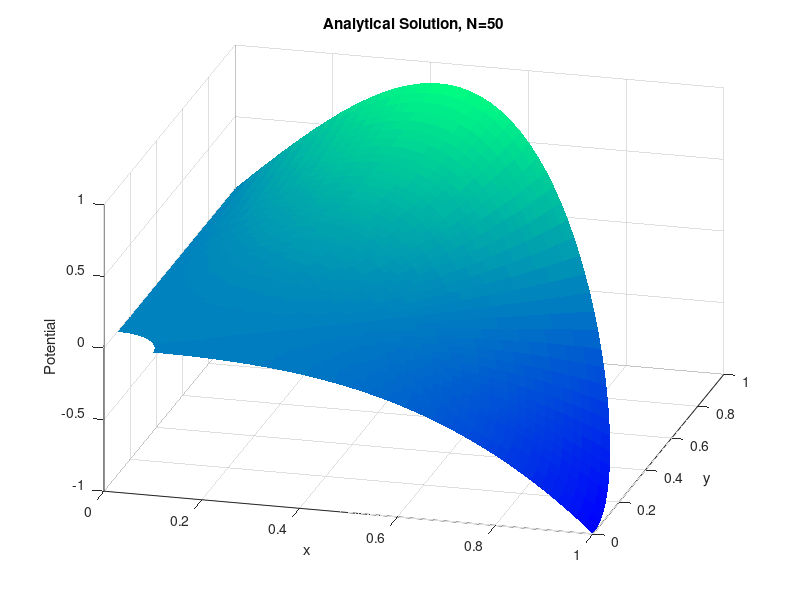
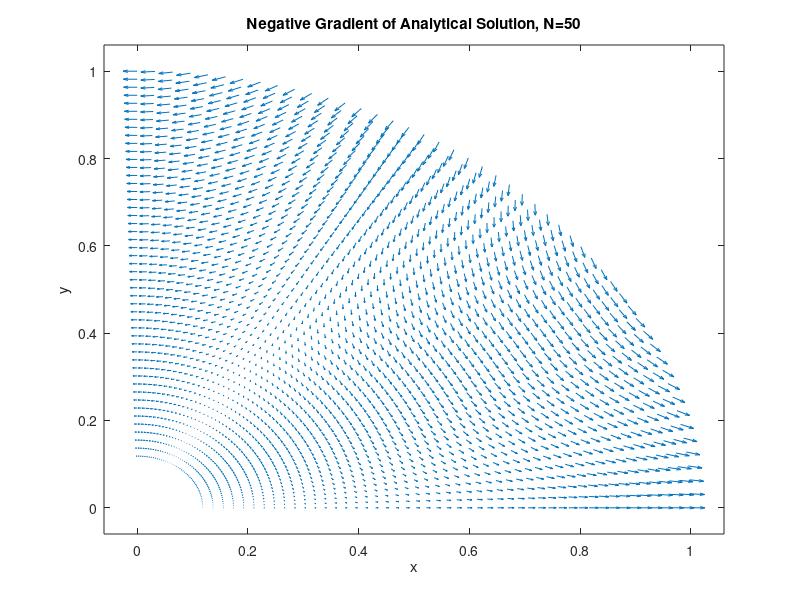

Write MATLAB code to recreate these figures, in order. (Note: this script raises an error after producing the figures.)
%% ENGS 105 HW 1
% Cameron Wolfe 1/16/24

%%  Setup
clear;

I0 = 1;
sigma = 1;
R = 1;
a = 0.1;
k = 3;

r_min = a;
r_max = R;

theta_min = 0;
theta_max = pi/2;

N_analytical = 50;

%% Analytical Solution
r_linspace = linspace(r_min, r_max, N_analytical);
theta_linspace = linspace(theta_min, theta_max, N_analytical);

[r_meshgrid, theta_meshgrid] = meshgrid(r_linspace, theta_linspace);

x = r_meshgrid .* cos(theta_meshgrid);
y = r_meshgrid .* sin(theta_meshgrid);

u_analytical = @(r,theta) -I0/sigma * R *((r.^k + a^(2*k)*r.^(-k))./(R^k + a^(2*k)*R^(-k))).*cos(k*theta);

grad_u_analytical_rhat = @(r,theta) I0/sigma*R*k*(r.^(k-1)-a.^(2*k)*r.^(-k-1))/(R^k+a^(2*k)*R^(-k)).*cos(k*theta);
grad_u_analytical_thetahat = @(r,theta) -I0/sigma*R*k*(r.^(k-1)-a^(2*k)*r.^(-k-1))/(R^k+a^(2*k)*R^(-k)).*sin(k*theta) ./ r;

grad_u_xhat = @(rhat, thetahat, theta) rhat .* cos(theta) - thetahat .* sin(theta);
grad_u_yhat = @(rhat, thetahat, theta) rhat .* sin(theta) + thetahat .* cos(theta);

u_meshgrid = u_analytical(r_meshgrid, theta_meshgrid);

grad_u_meshgrid_rhat = grad_u_analytical_rhat(r_meshgrid, theta_meshgrid);
grad_u_meshgrid_thetahat = grad_u_analytical_thetahat(r_meshgrid, theta_meshgrid);

grad_u_meshgrid_xhat = grad_u_xhat(grad_u_meshgrid_rhat, grad_u_meshgrid_thetahat, theta_meshgrid);
grad_u_meshgrid_yhat = grad_u_yhat(grad_u_meshgrid_rhat, grad_u_meshgrid_thetahat, theta_meshgrid);

%% Plotting Analytical Solution
colormap winter;
figure(1);
surf(x,y,u_meshgrid, 'EdgeAlpha',0.3);
view(15,30);
title(sprintf("Analytical Solution, N=%d", N_analytical));
xlabel("x");
ylabel('y');
zlabel("Potential");

figure(2);
quiver(x, y, grad_u_meshgrid_xhat, grad_u_meshgrid_yhat);
title(sprintf("Negative Gradient of Analytical Solution, N=%d", N_analytical));
xlabel("x");
ylabel("y");
xlim([-.06, 1.06]);
ylim([-.06, 1.06]);

%% Numerical Solution (coarse)
x_5 = readmatrix_fortran("output\x005.dat");
y_5 = readmatrix_fortran("output\y005.dat");
u_5 = readmatrix_fortran("output\u005.dat");
r_5 = readmatrix_fortran("output\r005.dat");
theta_5 = readmatrix_fortran("output\theta005.dat");

x_5_meshgrid = reshape(x_5, 5, 5);
y_5_meshgrid = reshape(y_5, 5, 5);
u_5_meshgrid = reshape(u_5, 5, 5);
r_5_meshgrid = reshape(r_5, 5, 5);
theta_5_meshgrid = reshape(theta_5, 5, 5);

figure(3);
surf(x_5_meshgrid, y_5_meshgrid, u_5_meshgrid);
view(15,30);
title("Numerical Solution, N=5");
zlabel("Potential");
xlabel("x");
ylabel("y");

error_5 = error_map(r_5_meshgrid, theta_5_meshgrid, u_5_meshgrid, u_analytical);

figure(4);
surf(x_5_meshgrid, y_5_meshgrid, error_5);
view(15, 30);
title("Error Map, N=5");
zlabel("Potential");
xlabel("x");
ylabel("y");

%% Error vs delta r
calculated_numbers = 5:5:100;
rms_errors = [];
delta_rs = [];

for n=calculated_numbers
    u = reshape(readmatrix_fortran(sprintf("output/u%03d.dat", n)), n, n);
    r = reshape(readmatrix_fortran(sprintf("output/r%03d.dat", n)), n, n);
    theta = reshape(readmatrix_fortran(sprintf("output/theta%03d.dat", n)), n, n);
    error = error_map(r, theta, u, u_analytical);
    delta_rs(end+1) = r(2) - r(1);
    rms_errors(end+1) = rms_error(error);
end

figure(5);
loglog(delta_rs, rms_errors);
title("RMS Error vs \Delta r");
xlabel("\Delta r");
ylabel("RMS Error");

%% Converged Numerical Solution
x_50 = readmatrix_fortran("output\x050.dat");
y_50 = readmatrix_fortran("output\y050.dat");
u_50 = readmatrix_fortran("output\u050.dat");
r_50 = readmatrix_fortran("output\r050.dat");
theta_50 = readmatrix_fortran("output\theta050.dat");

x_50_meshgrid = reshape(x_50, 50, 50);
y_50_meshgrid = reshape(y_50, 50, 50);
u_50_meshgrid = reshape(u_50, 50, 50);
r_50_meshgrid = reshape(r_50, 50, 50);
theta_50_meshgrid = reshape(theta_50, 50, 50);

colormap winter;
figure(6);
surf(x_50_meshgrid, y_50_meshgrid, u_50_meshgrid, 'EdgeAlpha', 0.3);
title("Converged Numerical Solution, N=50");
xlabel("x");
ylabel("y");
zlabel("Potential");
view(15,30);

% gradient calculation (current)
grad_r_50 = zeros(50);
grad_theta_50 = zeros(50);

for i=2:49
    for j=2:49
        grad_r_50(i, j) = -(u_50_meshgrid(i+1, j) - u_50_meshgrid(i-1, j)) / 2*(r_50(2) - r_50(1));
        grad_theta_50(i, j) = -1/r_50_meshgrid(i,j)*(u_50_meshgrid(i, j+1) - u_50_meshgrid(i, j-1)) / 2*(theta_50(51) - theta_50(1));
    end
end

grad_x_50 = grad_r_50 .* cos(theta_50_meshgrid) - grad_theta_50 .* sin(theta_50_meshgrid);
grad_y_50 = grad_r_50 .* sin(theta_50_meshgrid) + grad_theta_50 .* cos(theta_50_meshgrid);

figure(7);
quiver(x_50_meshgrid(2:49, 2:49), y_50_meshgrid(2:49, 2:49), grad_x_50(2:49, 2:49), grad_y_50(2:49, 2:49));
title("Negative Gradient of Numerical Solution, N=50");
xlabel("x");
ylabel("y");
